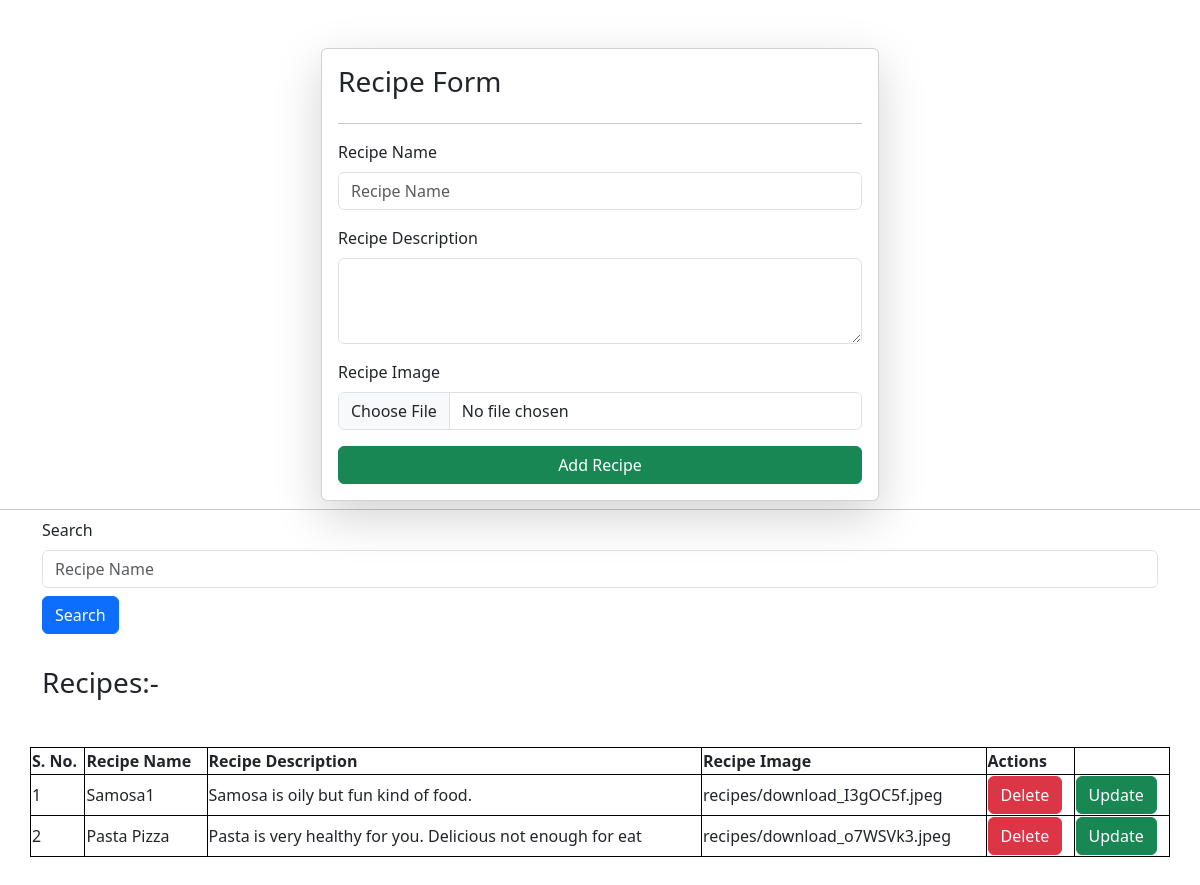
The app's page /add_recipe/ (signed in) with its own data.
### veges/models.py (models this page shows)
class Recipe(models.Model):
    user=models.ForeignKey(User,on_delete=models.SET_NULL,null=True,blank=True)
    recipe_name=models.CharField(max_length=100)
    recipe_desc=models.TextField()
    recipe_img=models.ImageField(upload_to="recipes")
    recipe_view_count=models.IntegerField(default=1)

### veges/views.py (the view, shortened to what this page needs)
# urls.py: path('add_recipe/', recipe, name='add_recipe'),
@login_required(login_url="/login/")
def recipe(request):
        queryset=Recipe.objects.all()
        if request.GET.get('search'):
              print(request.GET.get('search'))
              queryset=queryset.filter(recipe_name__icontains=request.GET.get('search'))
        context={"recipe_data":queryset}
        return render(request,'recipe.html',context)

### veges/templates/recipe.html (shortened to what this page needs)
{% extends 'base.html' %}
{% block start %}
<div class="container mt-5">
    <form class="col-6 mx-auto card p-3 shadow-lg"  method="post" enctype="multipart/form-data">
        <h3>Recipe Form</h3>
    <hr>
    <div class="mb-3">
        <label for="exampleFormControlInput1" class="form-label">Recipe Name</label>
        <input type="text" class="form-control" name="recipe_name" placeholder="Recipe Name">
      </div>
      <div class="mb-3">
        <label for="exampleFormControlTextarea1" class="form-label">Recipe Description</label>
        <textarea class="form-control" id="exampleFormControlTextarea1" name="recipe_desc" rows="3"></textarea>
      </div>
      <div class="mb-3">
        <label for="exampleFormControlInput1" class="form-label">Recipe Image</label>
        <input type="file" class="form-control" name="recipe_img" placeholder="Recipe Image">
      </div>
<button type="submit" value="Submit" class="btn btn-success">Add Recipe</button>
</div>
<hr class="my-2">
<form>
<div class="mb-3 container">
  <label for="exampleFormControlInput1" class="form-label">Search</label>
  <input type="text" class="form-control" name="search" placeholder="Recipe Name">
  <button  type="submit" value="Submit" class="btn btn-primary my-2">Search</button>
</div>
</form>
<h3 class="container my-4">Recipes:-</h3>
<table style="width:100%" class="container my-5">
  <tr>
    <th>S. No.</th>
    <th>Recipe Name</th>
    <th>Recipe Description</th>
    <th>Recipe Image</th>
    <th>Actions</th>
  </tr>
  {% for rec in recipe_data %}
  <tr>
    <td>{{forloop.counter}}</td>
    <td>{{rec.recipe_name}}</td>
    <td>{{rec.recipe_desc}}</td>
    <td>{{rec.recipe_img}}</td>
    <td>
      <a href="/delete_recipe/{{rec.id}}" class="btn btn-danger">Delete</a>
    </td>
    <td>
      <a href="/update_recipe/{{rec.id}}" class="btn btn-success">Update</a>
    </td>
  </tr>
  {% endfor %}
</table>
{% endblock %}

### veges/templates/base.html (shortened to what this page needs)
<!DOCTYPE html>
<html lang="en">
<head>
    <link href="https://cdn.jsdelivr.net/npm/bootstrap@5.3.2/dist/css/bootstrap.min.css" rel="stylesheet">
</head>
<body>
    {% block start %}
    {% endblock %}
</body>
</html>

### veges/templates/base.html (style rules this page uses)
table, th, td { border: 1px solid black; border-collapse: collapse; }

### records on screen
Recipe: recipe_name "Samosa1", recipe_desc "Samosa is oily but fun kind of food.", recipe_img "recipes/download_I3gOC5f.jpeg"
Recipe: recipe_name "Pasta Pizza", recipe_desc "Pasta is very healthy for you. Delicious not enough for eat", recipe_img "recipes/download_o7WSVk3.jpeg"
